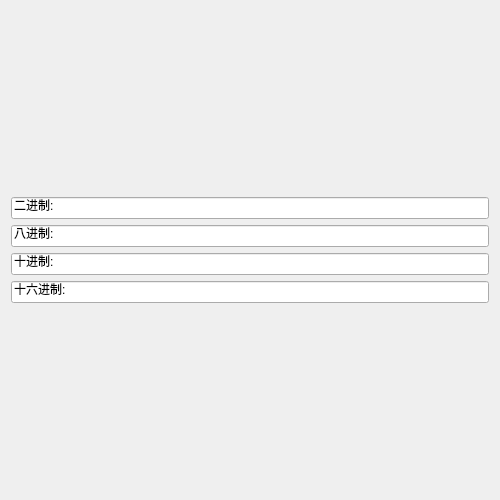
<?xml version="1.0" encoding="UTF-8"?>
<ui version="4.0">
 <class>Form</class>
 <widget class="QWidget" name="Form">
  <property name="geometry">
   <rect>
    <x>0</x>
    <y>0</y>
    <width>500</width>
    <height>500</height>
   </rect>
  </property>
  <property name="windowTitle">
   <string>Form</string>
  </property>
  <layout class="QGridLayout" name="gridLayout_2">
   <item row="0" column="0">
    <layout class="QGridLayout" name="gridLayout">
     <item row="0" column="0">
      <widget class="QLineEdit" name="lineEdit2">
       <property name="text">
        <string>二进制:</string>
       </property>
      </widget>
     </item>
     <item row="2" column="0">
      <widget class="QLineEdit" name="lineEdit1">
       <property name="text">
        <string>十进制:</string>
       </property>
      </widget>
     </item>
     <item row="4" column="0">
      <widget class="QLineEdit" name="lineEdit3">
       <property name="text">
        <string>十六进制:</string>
       </property>
      </widget>
     </item>
     <item row="1" column="0">
      <widget class="QLineEdit" name="lineEdit4">
       <property name="text">
        <string>八进制:</string>
       </property>
      </widget>
     </item>
    </layout>
   </item>
  </layout>
 </widget>
 <resources/>
 <connections/>
</ui>
